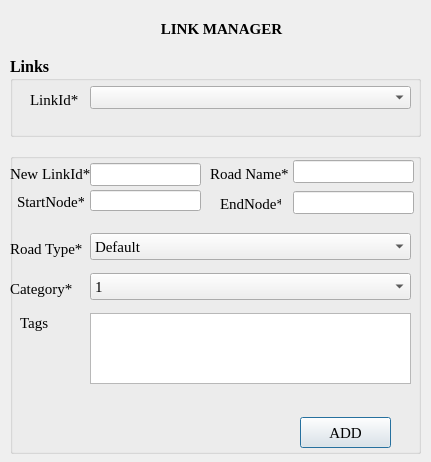
<?xml version="1.0" encoding="UTF-8"?>
<ui version="4.0">
 <class>LinkManager</class>
 <widget class="QDialog" name="LinkManager">
  <property name="enabled">
   <bool>true</bool>
  </property>
  <property name="geometry">
   <rect>
    <x>0</x>
    <y>0</y>
    <width>431</width>
    <height>462</height>
   </rect>
  </property>
  <property name="font">
   <font>
    <family>Tahoma</family>
    <pointsize>13</pointsize>
   </font>
  </property>
  <property name="contextMenuPolicy">
   <enum>Qt::DefaultContextMenu</enum>
  </property>
  <property name="windowTitle">
   <string notr="true">iSimGis Converter</string>
  </property>
  <property name="windowOpacity">
   <double>4.000000000000000</double>
  </property>
  <property name="toolTip">
   <string notr="true"/>
  </property>
  <property name="statusTip">
   <string notr="true"/>
  </property>
  <property name="sizeGripEnabled">
   <bool>false</bool>
  </property>
  <widget class="QGroupBox" name="attributeGroup">
   <property name="geometry">
    <rect>
     <x>10</x>
     <y>153</y>
     <width>411</width>
     <height>301</height>
    </rect>
   </property>
   <property name="font">
    <font>
     <family>Times New Roman</family>
     <pointsize>12</pointsize>
    </font>
   </property>
   <property name="title">
    <string/>
   </property>
   <widget class="QPushButton" name="actionButton">
    <property name="geometry">
     <rect>
      <x>290</x>
      <y>264</y>
      <width>91</width>
      <height>31</height>
     </rect>
    </property>
    <property name="maximumSize">
     <size>
      <width>100</width>
      <height>100</height>
     </size>
    </property>
    <property name="font">
     <font>
      <family>Times New Roman</family>
      <pointsize>11</pointsize>
     </font>
    </property>
    <property name="text">
     <string>ADD</string>
    </property>
   </widget>
   <widget class="QLabel" name="categorylabel">
    <property name="geometry">
     <rect>
      <x>0</x>
      <y>120</y>
      <width>81</width>
      <height>31</height>
     </rect>
    </property>
    <property name="font">
     <font>
      <family>Times New Roman</family>
      <pointsize>11</pointsize>
     </font>
    </property>
    <property name="text">
     <string>Category*</string>
    </property>
   </widget>
   <widget class="QComboBox" name="category">
    <property name="geometry">
     <rect>
      <x>80</x>
      <y>120</y>
      <width>321</width>
      <height>27</height>
     </rect>
    </property>
    <property name="font">
     <font>
      <family>Times New Roman</family>
      <pointsize>11</pointsize>
     </font>
    </property>
    <item>
     <property name="text">
      <string>1</string>
     </property>
    </item>
    <item>
     <property name="text">
      <string>2</string>
     </property>
    </item>
    <item>
     <property name="text">
      <string>3</string>
     </property>
    </item>
   </widget>
   <widget class="QLabel" name="tagslabel">
    <property name="geometry">
     <rect>
      <x>10</x>
      <y>160</y>
      <width>51</width>
      <height>20</height>
     </rect>
    </property>
    <property name="font">
     <font>
      <family>Times New Roman</family>
      <pointsize>11</pointsize>
     </font>
    </property>
    <property name="text">
     <string>Tags</string>
    </property>
   </widget>
   <widget class="QTextEdit" name="tagsLink">
    <property name="geometry">
     <rect>
      <x>80</x>
      <y>160</y>
      <width>321</width>
      <height>71</height>
     </rect>
    </property>
   </widget>
   <widget class="QLineEdit" name="startNode">
    <property name="geometry">
     <rect>
      <x>80</x>
      <y>37</y>
      <width>111</width>
      <height>21</height>
     </rect>
    </property>
    <property name="font">
     <font>
      <family>Times New Roman</family>
      <pointsize>11</pointsize>
     </font>
    </property>
   </widget>
   <widget class="QLabel" name="startNodeLabel">
    <property name="geometry">
     <rect>
      <x>7</x>
      <y>28</y>
      <width>67</width>
      <height>41</height>
     </rect>
    </property>
    <property name="font">
     <font>
      <family>Times New Roman</family>
      <pointsize>11</pointsize>
     </font>
    </property>
    <property name="text">
     <string>StartNode*</string>
    </property>
   </widget>
   <widget class="QLabel" name="endNodeLabel">
    <property name="geometry">
     <rect>
      <x>210</x>
      <y>40</y>
      <width>61</width>
      <height>21</height>
     </rect>
    </property>
    <property name="font">
     <font>
      <family>Times New Roman</family>
      <pointsize>11</pointsize>
     </font>
    </property>
    <property name="text">
     <string>EndNode*</string>
    </property>
   </widget>
   <widget class="QLineEdit" name="endNode">
    <property name="geometry">
     <rect>
      <x>283</x>
      <y>38</y>
      <width>121</width>
      <height>23</height>
     </rect>
    </property>
    <property name="font">
     <font>
      <family>Times New Roman</family>
      <pointsize>11</pointsize>
     </font>
    </property>
   </widget>
   <widget class="QLineEdit" name="id">
    <property name="geometry">
     <rect>
      <x>80</x>
      <y>10</y>
      <width>111</width>
      <height>23</height>
     </rect>
    </property>
    <property name="font">
     <font>
      <family>Times New Roman</family>
      <pointsize>11</pointsize>
     </font>
    </property>
   </widget>
   <widget class="QLabel" name="idLabel">
    <property name="geometry">
     <rect>
      <x>0</x>
      <y>0</y>
      <width>81</width>
      <height>41</height>
     </rect>
    </property>
    <property name="font">
     <font>
      <family>Times New Roman</family>
      <pointsize>11</pointsize>
     </font>
    </property>
    <property name="text">
     <string>New LinkId*</string>
    </property>
   </widget>
   <widget class="QLabel" name="roadNameLabel">
    <property name="geometry">
     <rect>
      <x>200</x>
      <y>0</y>
      <width>91</width>
      <height>41</height>
     </rect>
    </property>
    <property name="font">
     <font>
      <family>Times New Roman</family>
      <pointsize>11</pointsize>
     </font>
    </property>
    <property name="text">
     <string>Road Name*</string>
    </property>
   </widget>
   <widget class="QLineEdit" name="roadName">
    <property name="geometry">
     <rect>
      <x>283</x>
      <y>7</y>
      <width>121</width>
      <height>23</height>
     </rect>
    </property>
    <property name="font">
     <font>
      <family>Times New Roman</family>
      <pointsize>11</pointsize>
     </font>
    </property>
   </widget>
   <widget class="QLabel" name="roadTypeLabel">
    <property name="geometry">
     <rect>
      <x>0</x>
      <y>70</y>
      <width>81</width>
      <height>51</height>
     </rect>
    </property>
    <property name="font">
     <font>
      <family>Times New Roman</family>
      <pointsize>11</pointsize>
     </font>
    </property>
    <property name="text">
     <string>Road Type*</string>
    </property>
   </widget>
   <widget class="QComboBox" name="roadType">
    <property name="geometry">
     <rect>
      <x>80</x>
      <y>80</y>
      <width>321</width>
      <height>27</height>
     </rect>
    </property>
    <property name="font">
     <font>
      <family>Times New Roman</family>
      <pointsize>11</pointsize>
     </font>
    </property>
    <item>
     <property name="text">
      <string>Default</string>
     </property>
    </item>
    <item>
     <property name="text">
      <string>Freeway</string>
     </property>
    </item>
    <item>
     <property name="text">
      <string>Ramp</string>
     </property>
    </item>
    <item>
     <property name="text">
      <string>Urban Road</string>
     </property>
    </item>
   </widget>
  </widget>
  <widget class="QLabel" name="titleLabel">
   <property name="geometry">
    <rect>
     <x>160</x>
     <y>20</y>
     <width>123</width>
     <height>17</height>
    </rect>
   </property>
   <property name="font">
    <font>
     <family>Times New Roman</family>
     <pointsize>11</pointsize>
     <weight>75</weight>
     <bold>true</bold>
    </font>
   </property>
   <property name="text">
    <string>LINK MANAGER</string>
   </property>
   <property name="alignment">
    <set>Qt::AlignCenter</set>
   </property>
  </widget>
  <widget class="QGroupBox" name="linkGroupBox">
   <property name="geometry">
    <rect>
     <x>10</x>
     <y>56</y>
     <width>411</width>
     <height>81</height>
    </rect>
   </property>
   <property name="font">
    <font>
     <family>Times New Roman</family>
     <pointsize>12</pointsize>
     <weight>75</weight>
     <bold>true</bold>
    </font>
   </property>
   <property name="title">
    <string>Links</string>
   </property>
   <widget class="QLabel" name="linkIdLabel">
    <property name="geometry">
     <rect>
      <x>20</x>
      <y>28</y>
      <width>51</width>
      <height>31</height>
     </rect>
    </property>
    <property name="font">
     <font>
      <family>Times New Roman</family>
      <pointsize>11</pointsize>
      <weight>50</weight>
      <bold>false</bold>
     </font>
    </property>
    <property name="text">
     <string>LinkId*</string>
    </property>
   </widget>
   <widget class="QComboBox" name="linkIdComboBox">
    <property name="geometry">
     <rect>
      <x>80</x>
      <y>30</y>
      <width>321</width>
      <height>23</height>
     </rect>
    </property>
    <property name="font">
     <font>
      <family>Times New Roman</family>
      <pointsize>11</pointsize>
     </font>
    </property>
   </widget>
  </widget>
  <widget class="QLabel" name="errorMessage">
   <property name="geometry">
    <rect>
     <x>10</x>
     <y>217</y>
     <width>16</width>
     <height>18</height>
    </rect>
   </property>
   <property name="font">
    <font>
     <family>Times New Roman</family>
     <pointsize>11</pointsize>
     <italic>true</italic>
    </font>
   </property>
   <property name="styleSheet">
    <string notr="true">color: rgb(255, 20, 27)</string>
   </property>
   <property name="text">
    <string/>
   </property>
  </widget>
 </widget>
 <resources/>
 <connections/>
</ui>
